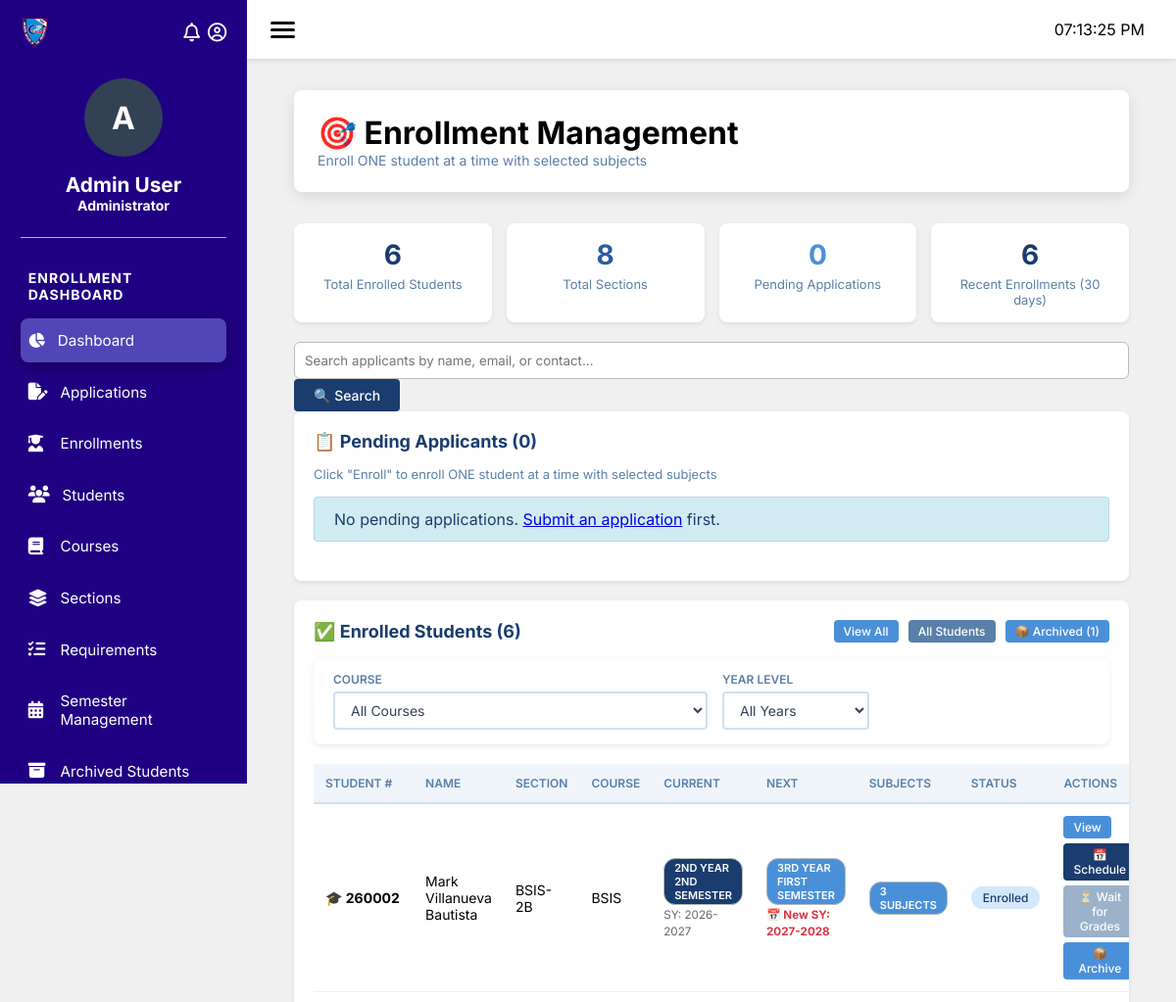
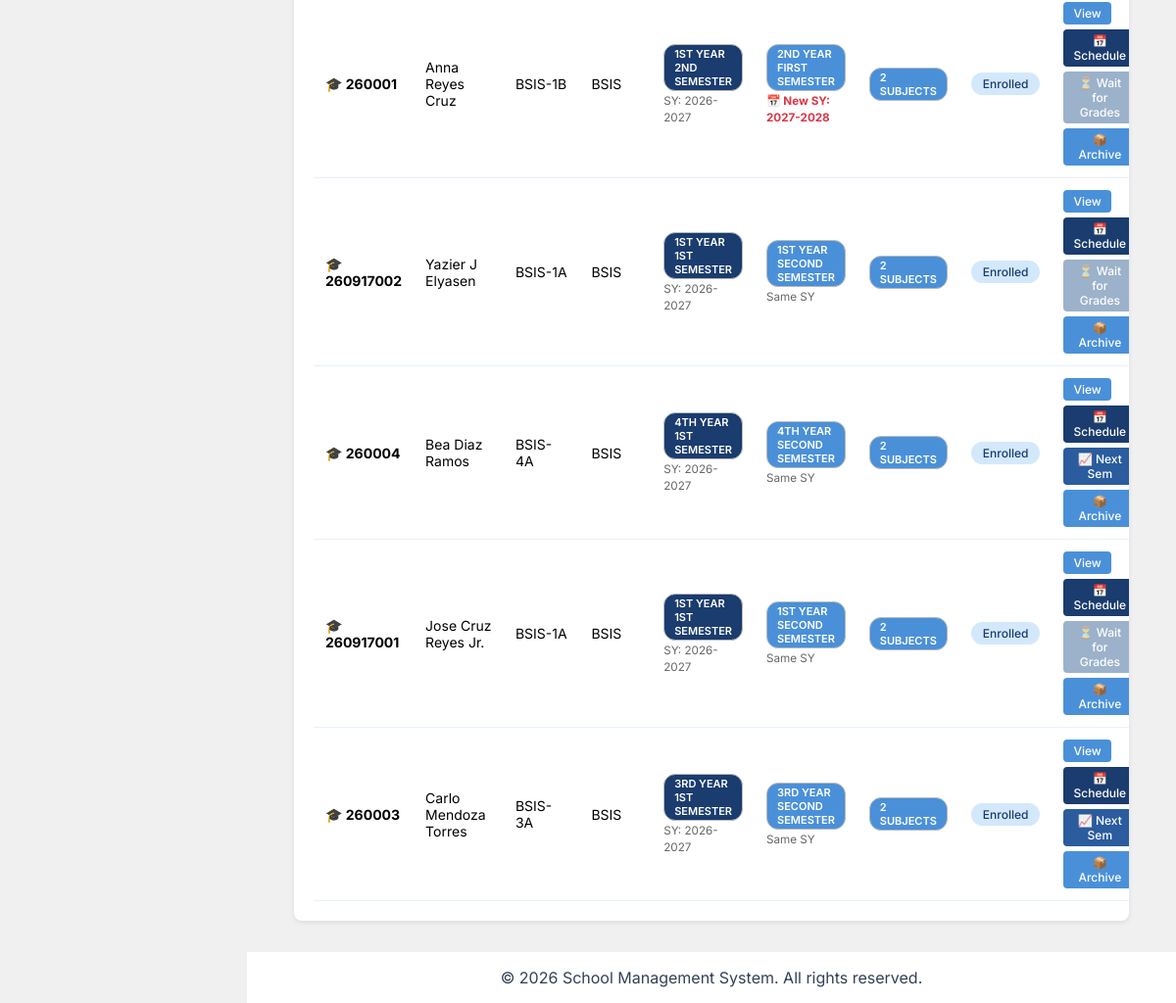
/pages/enrollments.php, run on the app's committed database (2 pictures, top to bottom).
### tables this page shows
CREATE TABLE `enr_students` (
  `student_id` int(11) NOT NULL,
  `applicant_id` int(11) NOT NULL,
  `student_number` varchar(20) NOT NULL,
  `user_id` int(11) NOT NULL,
  `course_id` int(10) NOT NULL,
  `section_id` int(11) DEFAULT NULL,
  `year_level` int(11) DEFAULT 1,
  `enrollment_status` enum('enrolled','on_leave','graduated','dropped') DEFAULT 'enrolled',
  `enrolled_at` timestamp NOT NULL DEFAULT current_timestamp(),
  `followup_date` date DEFAULT NULL,
  `followup_notes` text DEFAULT NULL,
  `followup_status` enum('pending','done') DEFAULT 'pending',
  `status` enum('active','inactive','graduated','transferred') DEFAULT 'active',
  `archived_at` datetime DEFAULT NULL,
  `archive_reason` varchar(255) DEFAULT NULL,
  `archived_by` int(11) DEFAULT NULL
);

CREATE TABLE `enr_applicants` (
  `applicant_id` int(11) NOT NULL,
  `surname` varchar(50) NOT NULL,
  `first_name` varchar(50) NOT NULL,
  `middle_name` varchar(50) DEFAULT NULL,
  `suffix` varchar(10) DEFAULT NULL,
  `admission_type` enum('freshmen','transferee','returnee','senior_high') DEFAULT NULL,
  `working_student` enum('Yes','No') DEFAULT NULL,
  `sex` enum('Male','Female','Other') NOT NULL,
  `address_barangay` varchar(100) NOT NULL,
  `address_city` varchar(100) NOT NULL,
  `address_province` varchar(100) NOT NULL,
  `address_complete` text DEFAULT NULL,
  `school_last_attended` varchar(150) NOT NULL,
  `year_graduated` varchar(20) DEFAULT NULL,
  `how_hear` varchar(50) DEFAULT NULL,
  `email` varchar(100) NOT NULL,
  `date_of_birth` date NOT NULL,
  `place_of_birth` varchar(150) NOT NULL,
  `age` int(11) DEFAULT NULL,
  `civil_status` enum('Single','Married','Divorced','Widowed') NOT NULL,
  `religion` varchar(50) DEFAULT NULL,
  `contact_number` varchar(20) NOT NULL,
  `facebook` varchar(100) DEFAULT NULL,
  `messenger` varchar(100) DEFAULT NULL,
  `address` text DEFAULT NULL,
  `parent_full_name` varchar(150) NOT NULL,
  `parent_contact` varchar(20) DEFAULT NULL,
  `parent_address` text DEFAULT NULL,
  `course_id` int(10) DEFAULT NULL,
  `preferred_section_id` int(11) DEFAULT NULL,
  `status` enum('pending','converted','rejected') DEFAULT 'pending',
  `notes` text DEFAULT NULL,
  `submitted_at` timestamp NOT NULL DEFAULT current_timestamp(),
  `updated_at` timestamp NOT NULL DEFAULT current_timestamp() ON UPDATE current_timestamp()
);

CREATE TABLE `cc_sections` (
  `id` int(11) NOT NULL,
  `section_code` varchar(50) DEFAULT NULL,
  `grade_level` varchar(50) DEFAULT NULL,
  `program_id` int(11) DEFAULT NULL,
  `school_year_id` int(11) DEFAULT NULL,
  `semester_id` int(11) DEFAULT NULL,
  `adviser_id` int(11) DEFAULT NULL,
  `created_at` timestamp NOT NULL DEFAULT current_timestamp()
);

CREATE TABLE `rgr_semesters` (
  `id` int(10) NOT NULL,
  `name` varchar(250) NOT NULL,
  `school_year_id` int(10) NOT NULL,
  `is_active` tinyint(1) NOT NULL DEFAULT 0,
  `created_at` timestamp NOT NULL DEFAULT current_timestamp(),
  `updated_at` timestamp NOT NULL DEFAULT current_timestamp() ON UPDATE current_timestamp()
);

### pages/enrollments.php (the view, shortened to what the rows shown need)
<?php
$basePath = dirname(__DIR__);
require_once $basePath . '/classes/Enrollment.php';
require_once $basePath . '/classes/Section.php';
require_once $basePath . '/classes/Application.php';
require_once $basePath . '/classes/EnrollmentController.php';
require_once $basePath . '/classes/StudentProgression.php';
require_once $basePath . '/classes/Database.php';
$controller         = new EnrollmentController();
$studentProgression = new StudentProgression();
$enrollmentModel    = new Enrollment();
$search       = $_GET['search']     ?? '';
$courseFilter = isset($_GET['course_id'])  ? (int) $_GET['course_id']  : '';
$yearFilter   = isset($_GET['year_level']) ? (int) $_GET['year_level'] : '';
$pendingApplicants = $controller->getPendingApplicants($search);
$enrollments = $controller->getEnrolledStudents($courseFilter, $yearFilter);
$currentSchoolYear = date('Y') . '-' . (date('Y') + 1);
$nextSchoolYear    = (date('Y') + 1) . '-' . (date('Y') + 2);
?>
<?php include $basePath . '/includes/header.php'; ?>
<?php include $basePath . '/includes/sidebar.php'; ?>
<main class="main-content">
    <div class="container">
        <div class="module-header">
            <h1>🎯 Enrollment Management</h1>
        </div>
        <div class="module-content">
            <div class="students-ready-section">
                <h2>📋 Pending Applicants (<?php echo count($pendingApplicants); ?>)</h2>
            </div>
            <div class="enrollments-table-container">
                <div style="display:flex;justify-content:space-between;align-items:center;flex-wrap:wrap;gap:10px;margin-bottom:15px;">
                    <h2 style="margin:0;">✅ Enrolled Students (<?php echo count($enrollments); ?>)</h2>
                </div>
                <?php if (count($enrollments) > 0): ?>
                <table class="table">
                    <thead>
                        <tr>
                            <th>Student #</th>
                            <th>Name</th>
                            <th>Section</th>
                            <th>Course</th>
                            <th>Current</th>
                            <th>Next</th>
                            <th>Subjects</th>
                            <th>Status</th>
                            <th>Actions</th>
                        </tr>
                    </thead>
                    <tbody>
                        <?php foreach ($enrollments as $enroll):
                            $fullName = trim(
                                ($enroll['first_name'] ?? '')
                                . ' ' . ($enroll['middle_name'] ?? '')
                                . ' ' . ($enroll['surname'] ?? '')
                            );
                            if (!empty($enroll['suffix'])) $fullName .= ' ' . $enroll['suffix'];
                            $subjectCount = isset($enroll['subject_count']) ? (int) $enroll['subject_count'] : 0;
                            $current = $enrollmentModel->getStudentCurrentProgression((int) $enroll['student_id']);
                            $next    = $enrollmentModel->getStudentNextProgression((int) $enroll['student_id']);
                            $currentYearLevel = $current ? (int) $current['year_level'] : 1;
                            $nextYearLevel    = $next    ? (int) $next['year_level']    : 1;
                            $academicYearChanges = ($currentYearLevel != $nextYearLevel && $nextYearLevel > $currentYearLevel);
                            $currentSchoolYearDisplay = $currentSchoolYear;
                            $nextSchoolYearDisplay    = $academicYearChanges ? $nextSchoolYear : $currentSchoolYear;
                            $canProgress   = $next && empty($next['is_completed']) && !empty($next['can_progress']);
                            $waitForGrades = $next && empty($next['is_completed']) && empty($next['can_progress']);
                        ?>
                        <tr>
                            <td><strong>🎓 <?php echo htmlspecialchars($enroll['student_number'] ?? ''); ?></strong></td>
                            <td><?php echo htmlspecialchars($fullName); ?></td>
                            <td><?php echo htmlspecialchars($enroll['section_code'] ?? 'N/A'); ?></td>
                            <td><?php echo htmlspecialchars($enroll['course_code'] ?? 'N/A'); ?></td>
                            <td>
                                <?php if ($current): ?>
                                    <span class="badge badge-primary">
                                        <?php echo htmlspecialchars($studentProgression->getYearLevelText($current['year_level'])); ?>
                                        <?php echo htmlspecialchars($current['semester_name'] ?? ''); ?>
                                    </span>
                                    <br><small style="color:#666;">SY: <?php echo htmlspecialchars($currentSchoolYearDisplay); ?></small>
                                <?php else: ?>
                                    N/A
                                <?php endif; ?>
                            </td>
                            <td>
                                <?php if ($next && empty($next['is_completed'])): ?>
                                    <span class="badge badge-warning">
                                        <?php echo htmlspecialchars($studentProgression->getYearLevelText($next['year_level'])); ?>
                                        <?php echo htmlspecialchars($studentProgression->getSemesterName($next['semester'])); ?>
                                    </span>
                                    <?php if ($academicYearChanges): ?>
                                        <br><small style="color:#dc3545;font-weight:bold;">📅 New SY: <?php echo htmlspecialchars($nextSchoolYearDisplay); ?></small>
                                    <?php else: ?>
                                        <br><small style="color:#666;">Same SY</small>
                                    <?php endif; ?>
                                <?php elseif ($next && !empty($next['is_completed'])): ?>
                                    <span class="badge badge-success">🎓 Graduated</span>
                                <?php else: ?>
                                    <span class="badge badge-secondary">Completed</span>
                                <?php endif; ?>
                            </td>
                            <td><span class="badge badge-info"><?php echo $subjectCount; ?> Subjects</span></td>
                            <td><span class="status-badge status-enrolled">Enrolled</span></td>
                            <td>
                                <div class="action-buttons">
                                    <a href="?page=student-details&id=<?php echo (int) $enroll['student_id']; ?>"
                                       class="btn btn-sm btn-info">View</a>
                                    <button onclick="viewSchedule(<?php echo (int) $enroll['student_id']; ?>)"
                                            class="btn btn-sm btn-primary">📅 Schedule</button>
                                    <?php if ($canProgress): ?>
                                        <button class="btn btn-sm btn-success"
                                            onclick="openProgressionEnrollment(
                                                <?php echo (int) $enroll['student_id']; ?>,
                                                <?php echo htmlspecialchars(json_encode($fullName), ENT_QUOTES); ?>,
                                                <?php echo (int) $next['year_level']; ?>,
                                                <?php echo (int) $next['semester']; ?>,
                                                <?php echo htmlspecialchars(json_encode($nextSchoolYearDisplay), ENT_QUOTES); ?>
                                            )">
                                            📈 Next Sem
                                        </button>
                                    <?php elseif ($waitForGrades): ?>
                                        <button class="btn btn-sm btn-secondary" disabled
                                            title="Kailangan munang tapusin ang current semester at may grades bago makapag-enroll sa susunod na semester">
                                            ⏳ Wait for Grades
                                        </button>
                                    <?php endif; ?>
                                    <button class="btn btn-sm btn-warning"
                                        onclick="openArchiveModal(
                                            <?php echo (int) $enroll['student_id']; ?>,
                                            <?php echo htmlspecialchars(json_encode($fullName), ENT_QUOTES); ?>
                                        )">
                                        📦 Archive
                                    </button>
                                </div>
                            </td>
                        </tr>
                        <?php endforeach; ?>
                    </tbody>
                </table>
                <?php endif; ?>
            </div>
        </div>
    </div>
</main>
<?php include $basePath . '/includes/footer.php'; ?>

### data on the page
enr_students: student_number "260002", applicant.surname "Mark Villanueva Bautista", cc_sections.section_code "BSIS-2B", course_code "BSIS", YearLevelText "2ND YEAR", semester_name "2ND SEMESTER", YearLevelText "3RD YEAR", SemesterName "FIRST SEMESTER", subjectCount "3", shows "⏳ Wait for Grades"
enr_students: student_number "260001", applicant.surname "Anna Reyes Cruz", cc_sections.section_code "BSIS-1B", course_code "BSIS", YearLevelText "1ST YEAR", semester_name "2ND SEMESTER", SemesterName "FIRST SEMESTER", subjectCount "2", shows "⏳ Wait for Grades"
cc_sections: semester "2ND YEAR"
enr_students: student_number "260917002", applicant.surname "Yazier J Elyasen", cc_sections.section_code "BSIS-1A", course_code "BSIS", YearLevelText "1ST YEAR", semester_name "1ST SEMESTER", SemesterName "SECOND SEMESTER", shows "Same SY", subjectCount "2", shows "⏳ Wait for Grades"
enr_students: student_number "260004", applicant.surname "Bea Diaz Ramos", cc_sections.section_code "BSIS-4A", course_code "BSIS", YearLevelText "4TH YEAR", semester_name "1ST SEMESTER", SemesterName "SECOND SEMESTER", shows "Same SY", subjectCount "2"
enr_students: student_number "260917001", applicant.suffix "Jose Cruz Reyes Jr.", cc_sections.section_code "BSIS-1A", course_code "BSIS", YearLevelText "1ST YEAR", semester_name "1ST SEMESTER", SemesterName "SECOND SEMESTER", shows "Same SY", subjectCount "2", shows "⏳ Wait for Grades"
enr_students: student_number "260003", applicant.surname "Carlo Mendoza Torres", cc_sections.section_code "BSIS-3A", course_code "BSIS", YearLevelText "3RD YEAR", rgr_semesters.name "1ST SEMESTER", SemesterName "SECOND SEMESTER", shows "Same SY", subjectCount "2"

### other printed values
$userAvatar "A"
$userName "Admin User"
$userPosition "Administrator"
$item['label'] "Dashboard"
$item['label'] "Applications"
$item['label'] "Enrollments"
$item['label'] "Students"
$item['label'] "Courses"
$item['label'] "Sections"
$item['label'] "Requirements"
$item['label'] "Semester Management"
$item['label'] "Archived Students"
$stats['total_enrolled'] "6"
$stats['total_sections'] "8"
$stats['pending_applications'] "0"
